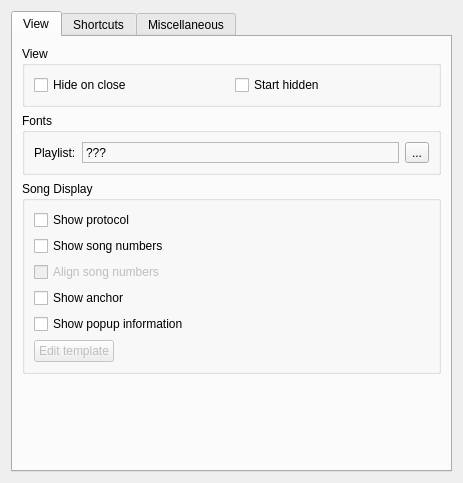
<?xml version="1.0" encoding="UTF-8"?>
<ui version="4.0">
 <class>QSUISettings</class>
 <widget class="QWidget" name="QSUISettings">
  <property name="geometry">
   <rect>
    <x>0</x>
    <y>0</y>
    <width>463</width>
    <height>483</height>
   </rect>
  </property>
  <property name="windowTitle">
   <string notr="true">Form</string>
  </property>
  <layout class="QHBoxLayout" name="horizontalLayout">
   <item>
    <widget class="QTabWidget" name="tabWidget">
     <property name="currentIndex">
      <number>0</number>
     </property>
     <widget class="QWidget" name="tab">
      <attribute name="title">
       <string>View</string>
      </attribute>
      <layout class="QVBoxLayout" name="verticalLayout">
       <item>
        <widget class="QGroupBox" name="groupBox">
         <property name="title">
          <string>View</string>
         </property>
         <layout class="QHBoxLayout" name="horizontalLayout_2">
          <item>
           <widget class="QCheckBox" name="hideOnCloseCheckBox">
            <property name="text">
             <string>Hide on close</string>
            </property>
           </widget>
          </item>
          <item>
           <widget class="QCheckBox" name="hiddenCheckBox">
            <property name="text">
             <string>Start hidden</string>
            </property>
           </widget>
          </item>
         </layout>
        </widget>
       </item>
       <item>
        <widget class="QGroupBox" name="plGroupBox">
         <property name="sizePolicy">
          <sizepolicy hsizetype="Preferred" vsizetype="Fixed">
           <horstretch>0</horstretch>
           <verstretch>0</verstretch>
          </sizepolicy>
         </property>
         <property name="title">
          <string>Fonts</string>
         </property>
         <layout class="QGridLayout" name="gridLayout_2">
          <item row="0" column="0">
           <widget class="QLabel" name="label_2">
            <property name="sizePolicy">
             <sizepolicy hsizetype="Preferred" vsizetype="Preferred">
              <horstretch>0</horstretch>
              <verstretch>0</verstretch>
             </sizepolicy>
            </property>
            <property name="text">
             <string>Playlist:</string>
            </property>
            <property name="alignment">
             <set>Qt::AlignLeading|Qt::AlignLeft|Qt::AlignVCenter</set>
            </property>
           </widget>
          </item>
          <item row="0" column="1">
           <widget class="QLabel" name="plFontLabel">
            <property name="sizePolicy">
             <sizepolicy hsizetype="Expanding" vsizetype="Preferred">
              <horstretch>0</horstretch>
              <verstretch>0</verstretch>
             </sizepolicy>
            </property>
            <property name="frameShape">
             <enum>QFrame::StyledPanel</enum>
            </property>
            <property name="frameShadow">
             <enum>QFrame::Sunken</enum>
            </property>
            <property name="text">
             <string>???</string>
            </property>
           </widget>
          </item>
          <item row="0" column="2">
           <widget class="QToolButton" name="plFontButton">
            <property name="text">
             <string>...</string>
            </property>
           </widget>
          </item>
         </layout>
        </widget>
       </item>
       <item>
        <widget class="QGroupBox" name="groupBox_2">
         <property name="title">
          <string>Song Display</string>
         </property>
         <layout class="QVBoxLayout" name="verticalLayout_3">
          <item>
           <widget class="QCheckBox" name="protocolCheckBox">
            <property name="text">
             <string>Show protocol</string>
            </property>
           </widget>
          </item>
          <item>
           <widget class="QCheckBox" name="numbersCheckBox">
            <property name="text">
             <string>Show song numbers</string>
            </property>
           </widget>
          </item>
          <item>
           <widget class="QCheckBox" name="alignCheckBox">
            <property name="enabled">
             <bool>false</bool>
            </property>
            <property name="text">
             <string>Align song numbers</string>
            </property>
           </widget>
          </item>
          <item>
           <widget class="QCheckBox" name="anchorCheckBox">
            <property name="text">
             <string>Show anchor</string>
            </property>
           </widget>
          </item>
          <item>
           <widget class="QCheckBox" name="popupCheckBox">
            <property name="text">
             <string>Show popup information</string>
            </property>
           </widget>
          </item>
          <item>
           <layout class="QHBoxLayout" name="horizontalLayout_3">
            <item>
             <widget class="QPushButton" name="popupTemplateButton">
              <property name="enabled">
               <bool>false</bool>
              </property>
              <property name="text">
               <string>Edit template</string>
              </property>
             </widget>
            </item>
            <item>
             <spacer name="horizontalSpacer_2">
              <property name="orientation">
               <enum>Qt::Horizontal</enum>
              </property>
              <property name="sizeHint" stdset="0">
               <size>
                <width>40</width>
                <height>20</height>
               </size>
              </property>
             </spacer>
            </item>
           </layout>
          </item>
         </layout>
        </widget>
       </item>
       <item>
        <spacer name="verticalSpacer">
         <property name="orientation">
          <enum>Qt::Vertical</enum>
         </property>
         <property name="sizeHint" stdset="0">
          <size>
           <width>20</width>
           <height>40</height>
          </size>
         </property>
        </spacer>
       </item>
      </layout>
     </widget>
     <widget class="QWidget" name="tab_5">
      <attribute name="title">
       <string>Shortcuts</string>
      </attribute>
      <layout class="QGridLayout" name="gridLayout">
       <item row="0" column="0" colspan="2">
        <widget class="QTreeWidget" name="shortcutTreeWidget">
         <property name="alternatingRowColors">
          <bool>true</bool>
         </property>
         <property name="animated">
          <bool>true</bool>
         </property>
         <column>
          <property name="text">
           <string>Action</string>
          </property>
         </column>
         <column>
          <property name="text">
           <string>Shortcut</string>
          </property>
         </column>
        </widget>
       </item>
       <item row="1" column="0">
        <widget class="QPushButton" name="changeShortcutButton">
         <property name="text">
          <string>Change shortcut...</string>
         </property>
        </widget>
       </item>
       <item row="1" column="1">
        <spacer name="horizontalSpacer_7">
         <property name="orientation">
          <enum>Qt::Horizontal</enum>
         </property>
         <property name="sizeHint" stdset="0">
          <size>
           <width>281</width>
           <height>20</height>
          </size>
         </property>
        </spacer>
       </item>
      </layout>
     </widget>
     <widget class="QWidget" name="tab_2">
      <attribute name="title">
       <string>Miscellaneous</string>
      </attribute>
      <layout class="QVBoxLayout" name="verticalLayout_4">
       <item>
        <widget class="QGroupBox" name="groupBox_4">
         <property name="title">
          <string>Analyzer Colors</string>
         </property>
         <layout class="QGridLayout" name="gridLayout_4">
          <item row="0" column="0">
           <widget class="QLabel" name="label">
            <property name="text">
             <string>Analyzer #1:</string>
            </property>
           </widget>
          </item>
          <item row="0" column="1">
           <widget class="ColorWidget" name="aColor1">
            <property name="sizePolicy">
             <sizepolicy hsizetype="Fixed" vsizetype="Fixed">
              <horstretch>0</horstretch>
              <verstretch>0</verstretch>
             </sizepolicy>
            </property>
            <property name="minimumSize">
             <size>
              <width>20</width>
              <height>20</height>
             </size>
            </property>
            <property name="maximumSize">
             <size>
              <width>20</width>
              <height>20</height>
             </size>
            </property>
            <property name="frameShape">
             <enum>QFrame::Box</enum>
            </property>
            <property name="frameShadow">
             <enum>QFrame::Plain</enum>
            </property>
           </widget>
          </item>
          <item row="0" column="3">
           <widget class="QLabel" name="label_3">
            <property name="text">
             <string>Peaks:</string>
            </property>
           </widget>
          </item>
          <item row="0" column="4">
           <widget class="ColorWidget" name="peaksColor">
            <property name="sizePolicy">
             <sizepolicy hsizetype="Fixed" vsizetype="Fixed">
              <horstretch>0</horstretch>
              <verstretch>0</verstretch>
             </sizepolicy>
            </property>
            <property name="minimumSize">
             <size>
              <width>20</width>
              <height>20</height>
             </size>
            </property>
            <property name="maximumSize">
             <size>
              <width>20</width>
              <height>20</height>
             </size>
            </property>
            <property name="frameShape">
             <enum>QFrame::Box</enum>
            </property>
           </widget>
          </item>
          <item row="1" column="0">
           <widget class="QLabel" name="label_4">
            <property name="text">
             <string>Analyzer #2:</string>
            </property>
           </widget>
          </item>
          <item row="1" column="1">
           <widget class="ColorWidget" name="aColor2">
            <property name="sizePolicy">
             <sizepolicy hsizetype="Fixed" vsizetype="Fixed">
              <horstretch>0</horstretch>
              <verstretch>0</verstretch>
             </sizepolicy>
            </property>
            <property name="minimumSize">
             <size>
              <width>20</width>
              <height>20</height>
             </size>
            </property>
            <property name="maximumSize">
             <size>
              <width>20</width>
              <height>20</height>
             </size>
            </property>
            <property name="frameShape">
             <enum>QFrame::Box</enum>
            </property>
           </widget>
          </item>
          <item row="1" column="3">
           <widget class="QLabel" name="label_5">
            <property name="text">
             <string>Background:</string>
            </property>
           </widget>
          </item>
          <item row="1" column="4">
           <widget class="ColorWidget" name="bgColor">
            <property name="sizePolicy">
             <sizepolicy hsizetype="Fixed" vsizetype="Fixed">
              <horstretch>0</horstretch>
              <verstretch>0</verstretch>
             </sizepolicy>
            </property>
            <property name="minimumSize">
             <size>
              <width>20</width>
              <height>20</height>
             </size>
            </property>
            <property name="maximumSize">
             <size>
              <width>20</width>
              <height>20</height>
             </size>
            </property>
            <property name="frameShape">
             <enum>QFrame::Box</enum>
            </property>
           </widget>
          </item>
          <item row="2" column="0">
           <widget class="QLabel" name="label_6">
            <property name="text">
             <string>Analyzer #3:</string>
            </property>
           </widget>
          </item>
          <item row="2" column="1">
           <widget class="ColorWidget" name="aColor3">
            <property name="sizePolicy">
             <sizepolicy hsizetype="Fixed" vsizetype="Fixed">
              <horstretch>0</horstretch>
              <verstretch>0</verstretch>
             </sizepolicy>
            </property>
            <property name="minimumSize">
             <size>
              <width>20</width>
              <height>20</height>
             </size>
            </property>
            <property name="maximumSize">
             <size>
              <width>20</width>
              <height>20</height>
             </size>
            </property>
            <property name="frameShape">
             <enum>QFrame::Box</enum>
            </property>
           </widget>
          </item>
          <item row="2" column="3" colspan="2">
           <spacer name="horizontalSpacer">
            <property name="orientation">
             <enum>Qt::Horizontal</enum>
            </property>
            <property name="sizeType">
             <enum>QSizePolicy::Preferred</enum>
            </property>
            <property name="sizeHint" stdset="0">
             <size>
              <width>20</width>
              <height>20</height>
             </size>
            </property>
           </spacer>
          </item>
          <item row="0" column="5" rowspan="3">
           <spacer name="horizontalSpacer_3">
            <property name="orientation">
             <enum>Qt::Horizontal</enum>
            </property>
            <property name="sizeHint" stdset="0">
             <size>
              <width>10</width>
              <height>20</height>
             </size>
            </property>
           </spacer>
          </item>
          <item row="0" column="2" rowspan="3">
           <spacer name="horizontalSpacer_4">
            <property name="orientation">
             <enum>Qt::Horizontal</enum>
            </property>
            <property name="sizeHint" stdset="0">
             <size>
              <width>40</width>
              <height>20</height>
             </size>
            </property>
           </spacer>
          </item>
         </layout>
        </widget>
       </item>
       <item>
        <widget class="QGroupBox" name="groupBox_3">
         <property name="title">
          <string>Playlist Colors</string>
         </property>
         <layout class="QGridLayout" name="gridLayout_5">
          <item row="1" column="0">
           <widget class="QLabel" name="label_7">
            <property name="text">
             <string>Background #1:</string>
            </property>
           </widget>
          </item>
          <item row="1" column="1">
           <widget class="ColorWidget" name="plBg1Color">
            <property name="enabled">
             <bool>false</bool>
            </property>
            <property name="sizePolicy">
             <sizepolicy hsizetype="Fixed" vsizetype="Fixed">
              <horstretch>0</horstretch>
              <verstretch>0</verstretch>
             </sizepolicy>
            </property>
            <property name="minimumSize">
             <size>
              <width>20</width>
              <height>20</height>
             </size>
            </property>
            <property name="maximumSize">
             <size>
              <width>20</width>
              <height>20</height>
             </size>
            </property>
            <property name="frameShape">
             <enum>QFrame::Box</enum>
            </property>
           </widget>
          </item>
          <item row="1" column="2" rowspan="3">
           <spacer name="horizontalSpacer_5">
            <property name="orientation">
             <enum>Qt::Horizontal</enum>
            </property>
            <property name="sizeHint" stdset="0">
             <size>
              <width>40</width>
              <height>43</height>
             </size>
            </property>
           </spacer>
          </item>
          <item row="1" column="3">
           <widget class="QLabel" name="label_10">
            <property name="text">
             <string>Normal text:</string>
            </property>
           </widget>
          </item>
          <item row="1" column="4">
           <widget class="ColorWidget" name="plTextNormalColor">
            <property name="enabled">
             <bool>false</bool>
            </property>
            <property name="sizePolicy">
             <sizepolicy hsizetype="Fixed" vsizetype="Fixed">
              <horstretch>0</horstretch>
              <verstretch>0</verstretch>
             </sizepolicy>
            </property>
            <property name="minimumSize">
             <size>
              <width>20</width>
              <height>20</height>
             </size>
            </property>
            <property name="maximumSize">
             <size>
              <width>20</width>
              <height>20</height>
             </size>
            </property>
            <property name="frameShape">
             <enum>QFrame::Box</enum>
            </property>
           </widget>
          </item>
          <item row="1" column="5" rowspan="3">
           <spacer name="horizontalSpacer_6">
            <property name="orientation">
             <enum>Qt::Horizontal</enum>
            </property>
            <property name="sizeHint" stdset="0">
             <size>
              <width>66</width>
              <height>68</height>
             </size>
            </property>
           </spacer>
          </item>
          <item row="2" column="0">
           <widget class="QLabel" name="label_8">
            <property name="text">
             <string>Background #2:</string>
            </property>
           </widget>
          </item>
          <item row="2" column="1">
           <widget class="ColorWidget" name="plBg2Color">
            <property name="enabled">
             <bool>false</bool>
            </property>
            <property name="sizePolicy">
             <sizepolicy hsizetype="Fixed" vsizetype="Fixed">
              <horstretch>0</horstretch>
              <verstretch>0</verstretch>
             </sizepolicy>
            </property>
            <property name="minimumSize">
             <size>
              <width>20</width>
              <height>20</height>
             </size>
            </property>
            <property name="maximumSize">
             <size>
              <width>20</width>
              <height>20</height>
             </size>
            </property>
            <property name="frameShape">
             <enum>QFrame::Box</enum>
            </property>
           </widget>
          </item>
          <item row="2" column="3">
           <widget class="QLabel" name="label_11">
            <property name="text">
             <string>Current text:</string>
            </property>
           </widget>
          </item>
          <item row="2" column="4">
           <widget class="ColorWidget" name="plTextCurrentColor">
            <property name="enabled">
             <bool>false</bool>
            </property>
            <property name="sizePolicy">
             <sizepolicy hsizetype="Fixed" vsizetype="Fixed">
              <horstretch>0</horstretch>
              <verstretch>0</verstretch>
             </sizepolicy>
            </property>
            <property name="minimumSize">
             <size>
              <width>20</width>
              <height>20</height>
             </size>
            </property>
            <property name="maximumSize">
             <size>
              <width>20</width>
              <height>20</height>
             </size>
            </property>
            <property name="frameShape">
             <enum>QFrame::Box</enum>
            </property>
           </widget>
          </item>
          <item row="3" column="0">
           <widget class="QLabel" name="label_9">
            <property name="text">
             <string>Highlighted background:</string>
            </property>
           </widget>
          </item>
          <item row="3" column="1">
           <widget class="ColorWidget" name="plHlColor">
            <property name="enabled">
             <bool>false</bool>
            </property>
            <property name="sizePolicy">
             <sizepolicy hsizetype="Fixed" vsizetype="Fixed">
              <horstretch>0</horstretch>
              <verstretch>0</verstretch>
             </sizepolicy>
            </property>
            <property name="minimumSize">
             <size>
              <width>20</width>
              <height>20</height>
             </size>
            </property>
            <property name="maximumSize">
             <size>
              <width>20</width>
              <height>20</height>
             </size>
            </property>
            <property name="frameShape">
             <enum>QFrame::Box</enum>
            </property>
           </widget>
          </item>
          <item row="3" column="3">
           <widget class="QLabel" name="label_12">
            <property name="text">
             <string>Hightlighted text:</string>
            </property>
           </widget>
          </item>
          <item row="3" column="4">
           <widget class="ColorWidget" name="plTextHlCurrentColor">
            <property name="enabled">
             <bool>false</bool>
            </property>
            <property name="sizePolicy">
             <sizepolicy hsizetype="Fixed" vsizetype="Fixed">
              <horstretch>0</horstretch>
              <verstretch>0</verstretch>
             </sizepolicy>
            </property>
            <property name="minimumSize">
             <size>
              <width>20</width>
              <height>20</height>
             </size>
            </property>
            <property name="maximumSize">
             <size>
              <width>20</width>
              <height>20</height>
             </size>
            </property>
            <property name="frameShape">
             <enum>QFrame::Box</enum>
            </property>
           </widget>
          </item>
          <item row="0" column="0" colspan="6">
           <widget class="QCheckBox" name="plSystemColorsCheckBox">
            <property name="text">
             <string>Use system colors</string>
            </property>
            <property name="checked">
             <bool>true</bool>
            </property>
           </widget>
          </item>
         </layout>
        </widget>
       </item>
       <item>
        <widget class="QGroupBox" name="groupBox_5">
         <property name="title">
          <string>Tabs</string>
         </property>
         <layout class="QVBoxLayout" name="verticalLayout_2">
          <item>
           <widget class="QCheckBox" name="tabsClosableCheckBox">
            <property name="text">
             <string>Show close buttons</string>
            </property>
           </widget>
          </item>
          <item>
           <widget class="QCheckBox" name="showTabListMenuCheckBox">
            <property name="text">
             <string>Show tab list menu</string>
            </property>
           </widget>
          </item>
          <item>
           <widget class="QCheckBox" name="showNewPLCheckBox">
            <property name="text">
             <string>Show 'New Playlist' button</string>
            </property>
           </widget>
          </item>
         </layout>
        </widget>
       </item>
       <item>
        <spacer name="verticalSpacer_2">
         <property name="orientation">
          <enum>Qt::Vertical</enum>
         </property>
         <property name="sizeHint" stdset="0">
          <size>
           <width>20</width>
           <height>267</height>
          </size>
         </property>
        </spacer>
       </item>
      </layout>
     </widget>
    </widget>
   </item>
  </layout>
 </widget>
 <customwidgets>
  <customwidget>
   <class>ColorWidget</class>
   <extends>QFrame</extends>
   <header>colorwidget.h</header>
   <container>1</container>
  </customwidget>
 </customwidgets>
 <resources/>
 <connections>
  <connection>
   <sender>numbersCheckBox</sender>
   <signal>toggled(bool)</signal>
   <receiver>alignCheckBox</receiver>
   <slot>setEnabled(bool)</slot>
   <hints>
    <hint type="sourcelabel">
     <x>126</x>
     <y>274</y>
    </hint>
    <hint type="destinationlabel">
     <x>128</x>
     <y>301</y>
    </hint>
   </hints>
  </connection>
  <connection>
   <sender>popupCheckBox</sender>
   <signal>toggled(bool)</signal>
   <receiver>popupTemplateButton</receiver>
   <slot>setEnabled(bool)</slot>
   <hints>
    <hint type="sourcelabel">
     <x>96</x>
     <y>355</y>
    </hint>
    <hint type="destinationlabel">
     <x>99</x>
     <y>389</y>
    </hint>
   </hints>
  </connection>
  <connection>
   <sender>plSystemColorsCheckBox</sender>
   <signal>toggled(bool)</signal>
   <receiver>plBg1Color</receiver>
   <slot>setDisabled(bool)</slot>
   <hints>
    <hint type="sourcelabel">
     <x>113</x>
     <y>195</y>
    </hint>
    <hint type="destinationlabel">
     <x>188</x>
     <y>220</y>
    </hint>
   </hints>
  </connection>
  <connection>
   <sender>plSystemColorsCheckBox</sender>
   <signal>toggled(bool)</signal>
   <receiver>plBg2Color</receiver>
   <slot>setDisabled(bool)</slot>
   <hints>
    <hint type="sourcelabel">
     <x>150</x>
     <y>196</y>
    </hint>
    <hint type="destinationlabel">
     <x>186</x>
     <y>251</y>
    </hint>
   </hints>
  </connection>
  <connection>
   <sender>plSystemColorsCheckBox</sender>
   <signal>toggled(bool)</signal>
   <receiver>plHlColor</receiver>
   <slot>setDisabled(bool)</slot>
   <hints>
    <hint type="sourcelabel">
     <x>96</x>
     <y>200</y>
    </hint>
    <hint type="destinationlabel">
     <x>186</x>
     <y>280</y>
    </hint>
   </hints>
  </connection>
  <connection>
   <sender>plSystemColorsCheckBox</sender>
   <signal>toggled(bool)</signal>
   <receiver>plTextNormalColor</receiver>
   <slot>setDisabled(bool)</slot>
   <hints>
    <hint type="sourcelabel">
     <x>212</x>
     <y>196</y>
    </hint>
    <hint type="destinationlabel">
     <x>348</x>
     <y>219</y>
    </hint>
   </hints>
  </connection>
  <connection>
   <sender>plSystemColorsCheckBox</sender>
   <signal>toggled(bool)</signal>
   <receiver>plTextCurrentColor</receiver>
   <slot>setDisabled(bool)</slot>
   <hints>
    <hint type="sourcelabel">
     <x>209</x>
     <y>195</y>
    </hint>
    <hint type="destinationlabel">
     <x>360</x>
     <y>252</y>
    </hint>
   </hints>
  </connection>
  <connection>
   <sender>plSystemColorsCheckBox</sender>
   <signal>toggled(bool)</signal>
   <receiver>plTextHlCurrentColor</receiver>
   <slot>setDisabled(bool)</slot>
   <hints>
    <hint type="sourcelabel">
     <x>220</x>
     <y>197</y>
    </hint>
    <hint type="destinationlabel">
     <x>347</x>
     <y>285</y>
    </hint>
   </hints>
  </connection>
 </connections>
</ui>
